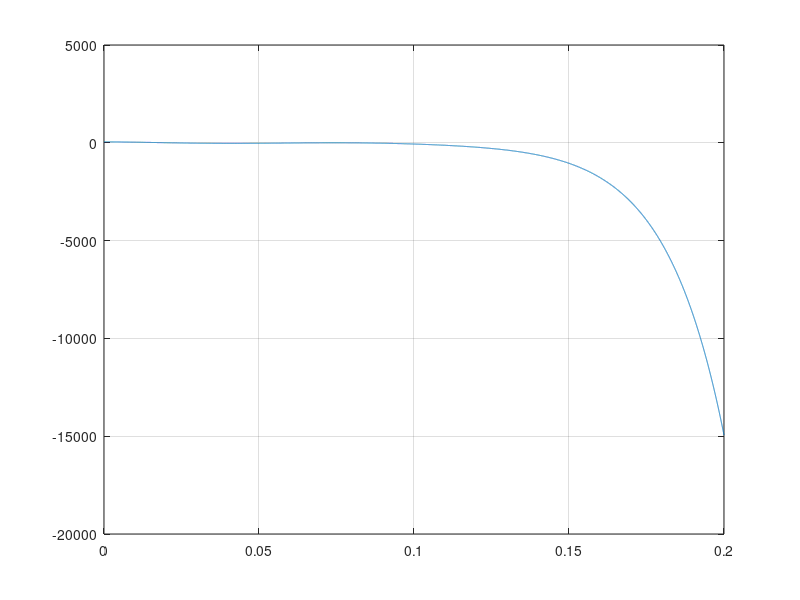

Write MATLAB code to recreate this figure.
clear all;close all;clc;
pkg load control
t_max = 0.2;
m1 = 300; m2 = 120; m3 = 150; m4 = 700; m5 = 80;
k1 = 48.866; k2 = 915522.58; k3 = 1206875.43; k4 = 1178694.84;
k5 = 36.7265; k6 = 136.4661; k7 = 38.6679; k8 = 4761249.39; k9 = 389232.42;
c4 = 0.8981; c5 = 33114.21; c6 = 1.7284; c7 = 6764.6574;
c8 = 8648277.61; c9 = 1295.52;

t = 0:0.01:t_max;

dy_dt = @ (t,y) [y(2);
  y(4);
  y(6);
  y(8);
  y(10);
  (-(k1+k2+k3+k4)*y(1)+k2*y(2)+k3*y(3)+k4*y(4)-c4*y(6)+c4*y(9))/m1;
  (+k2*y(1)-(k2+k5+k6)*y(2)-(c5+c6)*y(7)+k6*y(4)+c6*y(9))/m2;
  (k3*y(1)-(k3+k7+k8)*y(3)-(c7+c8)*y(8)+k8*y(4)+c8*y(9))/m3;
  (k4*y(1)+c4*y(6)+k6*y(2)+c6*y(7)+k8*y(3)+c8*y(8)-(k4+k6+k8+k9)*y(4)-(c4+c6+c8+c9)*y(9)+k9*y(5)+c9*y(10))/m4;
  (k9*y(4)+c9*y(9)-k9*y(5)-c9*y(10))/m5];

y0 = [0 0 0 0 0 0 0 0 0 50];
[t, y] = ode45(dy_dt, [0 t_max], y0);
figure
plot(t,y(:,10))
grid on
